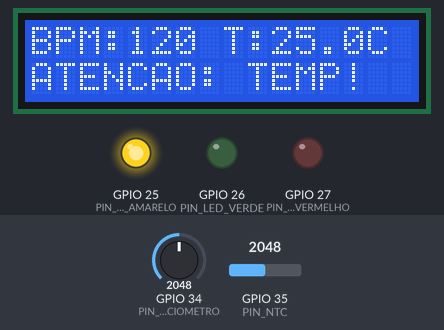
The sketch below on a simulated ESP32. Parts: 16×2 character LCD, output pins drawn as LEDs (lit = HIGH). The test bench sets the inputs (shaded band); at power-on: GPIO 34 (PIN_POTENCIOMETRO) = 2048, GPIO 35 (PIN_NTC) = 2048. WiFi joins after 1.5 s; servers stay silent unless stated; no MQTT or app messages arrive unless stated; what the sketch prints to the serial monitor is not drawn.

Above: at 8.9 s.
9.0 s: GPIO 34 (PIN_POTENCIOMETRO) set to 2110
At 12.1 s:
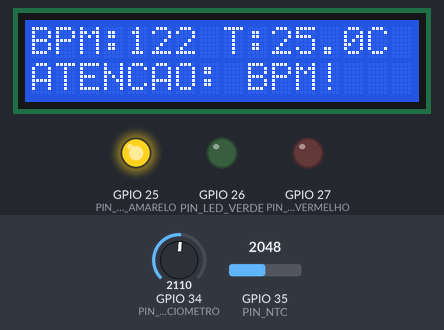
12.6 s: GPIO 35 (PIN_NTC) set to 1550
At 14.3 s:
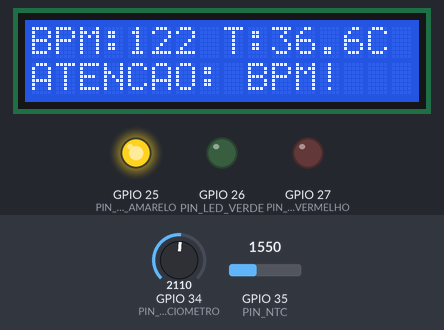
19.9 s: GPIO 35 (PIN_NTC) set to 1433
At 20.8 s:
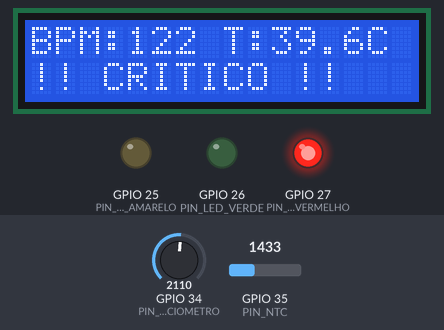
23.5 s: GPIO 34 (PIN_POTENCIOMETRO) set to 2047
At 27.3 s:
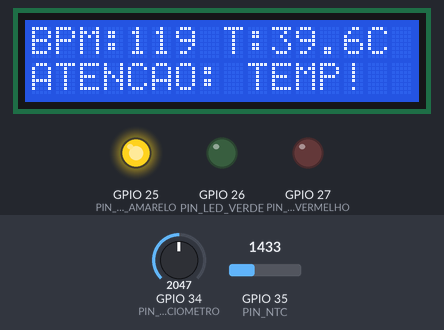
27.6 s: GPIO 35 (PIN_NTC) set to 1228
At 29.6 s:
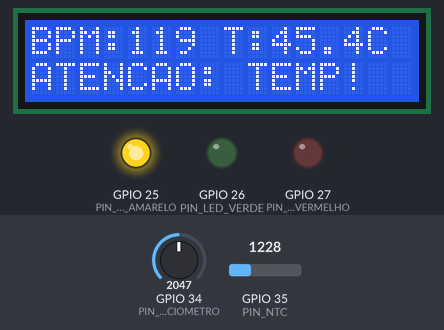
31.2 s: GPIO 34 (PIN_POTENCIOMETRO) set to 1228
At 32.9 s:
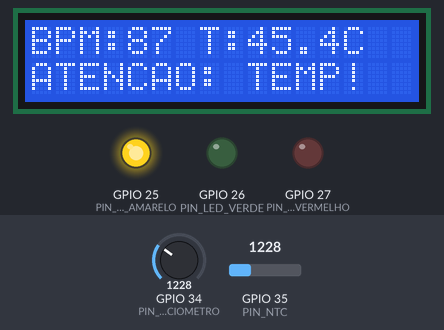
Timing chart, 0 to 34.4 s (numbered marks = the images above; inputs shaded):
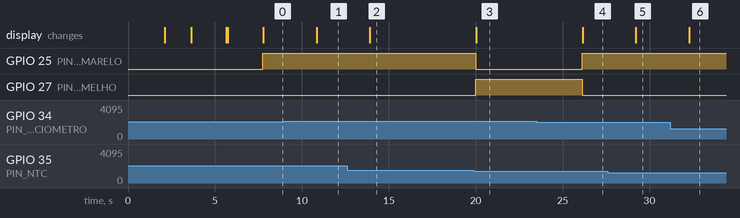

The sketch:

sketch.ino
```cpp
// =============================================
// VitaOrbit
// Monitor de Sinais Vitais de Astronautas
// =============================================

#include <Wire.h>
#include <LiquidCrystal_I2C.h>
#include <WiFi.h>
#include <PubSubClient.h>
#include <math.h>

// --- LCD ---
LiquidCrystal_I2C lcd(0x27, 16, 2);

// --- Wi-Fi ---
const char* ssid     = "Wokwi-GUEST";
const char* password = "";

// --- MQTT ---
const char* mqttServer = "broker.hivemq.com";
const int   mqttPort   = 1883;
const char* mqttClient = "OrbitalHealthESP32";

WiFiClient   espClient;
PubSubClient mqtt(espClient);


#define PIN_POTENCIOMETRO 34
#define PIN_NTC           35
#define PIN_LED_VERDE     26
#define PIN_LED_AMARELO   25
#define PIN_LED_VERMELHO  27


int   batimento   = 0;
float temperatura = 0.0;
long  uptime      = 0;

// =============================================
// LEITURA DO POTENCIÔMETRO → BATIMENTO (BPM)
// =============================================
int lerBatimento() {
    int leitura = analogRead(PIN_POTENCIOMETRO);
    int bpm = map(leitura, 0, 4095, 40, 200);
    return bpm;
}

// =============================================
// LEITURA DO NTC → TEMPERATURA (°C)
// =============================================

float lerTemperatura() {

    const float BETA = 3950.0;
    const float SERIES_RESISTOR = 10000.0;

    int leitura = analogRead(PIN_NTC);

    Serial.print("ADC NTC: ");
    Serial.println(leitura);

    if (leitura <= 0 || leitura >= 4095) {
        return 25.0;
    }

    float resistencia = SERIES_RESISTOR /
                        ((4095.0 / leitura) - 1.0);

    float temperaturaK =
        1.0 / (log(resistencia / 10000.0) / BETA +
               1.0 / 298.15);

    float temperaturaC = temperaturaK - 273.15;

    Serial.print("Temperatura calculada: ");
    Serial.println(temperaturaC);

    return temperaturaC;
}

// =============================================
// VERIFICA STATUS DA PESSOA MONITORADA
// =============================================
String verificarStatus(int bpm, float temp) {
    if ((bpm > 120 || bpm < 40) && temp > 38.5) {
        return "CRITICO";
    }
    if (bpm > 120 || bpm < 40) {
        return "ATENCAO_BPM";
    }
    if (temp > 38.5 || temp < 36.6) {
        return "ATENCAO_TEMP";
    }
    return "NORMAL";
}

// =============================================
// ATUALIZA O LCD
// =============================================
void atualizarLCD(int bpm, float temp, String status) {
    lcd.clear();

    lcd.setCursor(0, 0);
    lcd.print("BPM:");
    lcd.print(bpm);
    lcd.print(" T:");
    lcd.print(temp, 1);
    lcd.print("C");

    lcd.setCursor(0, 1);
    if (status == "CRITICO") {
        lcd.print("!! CRITICO !!");
    } else if (status == "ATENCAO_BPM") {
        lcd.print("ATENCAO: BPM!");
    } else if (status == "ATENCAO_TEMP") {
        lcd.print("ATENCAO: TEMP!");
    } else {
        lcd.print("Status: NORMAL");
    }
}

// =============================================
// CONTROLA OS LEDs
// =============================================
void controlarLEDs(String status) {
    // Apaga todos primeiro
    digitalWrite(PIN_LED_VERDE,    LOW);
    digitalWrite(PIN_LED_AMARELO,  LOW);
    digitalWrite(PIN_LED_VERMELHO, LOW);

    if (status == "CRITICO") {
        digitalWrite(PIN_LED_VERMELHO, HIGH);
    } else if (status == "ATENCAO_BPM" || status == "ATENCAO_TEMP") {
        digitalWrite(PIN_LED_AMARELO,  HIGH);
    } else {
        digitalWrite(PIN_LED_VERDE,    HIGH);
    }
}

// =============================================
// CONECTA WI-FI
// =============================================
void conectarWiFi() {
    WiFi.begin(ssid, password);

    lcd.clear();
    lcd.setCursor(0, 0);
    lcd.print("Conectando WiFi");

    int tentativas = 0;
    while (WiFi.status() != WL_CONNECTED && tentativas < 20) {
        delay(500);
        Serial.print(".");
        tentativas++;
    }

    if (WiFi.status() == WL_CONNECTED) {
        Serial.println("\nWi-Fi conectado!");
        Serial.print("IP: ");
        Serial.println(WiFi.localIP());

        lcd.clear();
        lcd.setCursor(0, 0);
        lcd.print("WiFi conectado!");
        lcd.setCursor(0, 1);
        lcd.print(WiFi.localIP());
        delay(2000);
    } else {
        Serial.println("\nFalha no Wi-Fi!");
        lcd.clear();
        lcd.setCursor(0, 0);
        lcd.print("Falha no WiFi!");
        delay(2000);
    }
}

// =============================================
// CONECTA MQTT
// =============================================
void conectarMQTT() {
    mqtt.setServer(mqttServer, mqttPort);

    while (!mqtt.connected()) {
        Serial.print("Conectando MQTT...");

        lcd.clear();
        lcd.setCursor(0, 0);
        lcd.print("Conectando MQTT");

        if (mqtt.connect(mqttClient)) {
            Serial.println("MQTT conectado!");

            lcd.clear();
            lcd.setCursor(0, 0);
            lcd.print("MQTT conectado!");
            delay(2000);
        } else {
            Serial.print("Falha MQTT: ");
            Serial.println(mqtt.state());
            delay(3000);
        }
    }
}

// =============================================
// PUBLICA NOS TÓPICOS MQTT
// =============================================
void publicarMQTT(int bpm, float temp, String status) {
    if (!mqtt.connected()) {
        conectarMQTT();
    }

    char payload[200];

    snprintf(payload, sizeof(payload),
        "{\"batimento\":%d,\"temperatura\":%.1f,\"status\":\"%s\",\"astronauta\":\"VitaOrbit\"}",
        bpm, temp, status.c_str()
    );
    mqtt.publish("orbital/sinais", payload);
    Serial.print("orbital/sinais → ");
    Serial.println(payload);

    if (status == "CRITICO" || status == "ATENCAO_BPM" || status == "ATENCAO_TEMP") {
        if (bpm > 120) {
            snprintf(payload, sizeof(payload),
                "{\"tipo\":\"%s\",\"mensagem\":\"Batimento alto: %dbpm\",\"temperatura\":%.1f}",
                status.c_str(), bpm, temp
            );
        } else if (bpm < 40) {
            snprintf(payload, sizeof(payload),
                "{\"tipo\":\"%s\",\"mensagem\":\"Batimento baixo: %dbpm\",\"temperatura\":%.1f}",
                status.c_str(), bpm, temp
            );
        } else {
            snprintf(payload, sizeof(payload),
                "{\"tipo\":\"%s\",\"mensagem\":\"Febre detectada: %.1fC\",\"temperatura\":%.1f}",
                status.c_str(), temp, temp
            );
        }
        mqtt.publish("orbital/alertas", payload);
        Serial.print("orbital/alertas → ");
        Serial.println(payload);
    }

    uptime = millis() / 1000;
    snprintf(payload, sizeof(payload),
        "{\"dispositivo\":\"ESP32\",\"missao\":\"Artemis VII\",\"uptime_seg\":%ld}",
        uptime
    );
    mqtt.publish("orbital/status", payload);
    Serial.print("orbital/status → ");
    Serial.println(payload);
}

// =============================================
// SETUP
// =============================================
void setup() {
    Serial.begin(115200);

    pinMode(PIN_LED_VERDE,    OUTPUT);
    pinMode(PIN_LED_AMARELO,  OUTPUT);
    pinMode(PIN_LED_VERMELHO, OUTPUT);

    lcd.init();
    lcd.backlight();
    lcd.clear();
    lcd.setCursor(0, 0);
    lcd.print("Orbital Health");
    lcd.setCursor(0, 1);
    lcd.print("Monitor v1.0");
    delay(2000);

    conectarWiFi();
    conectarMQTT();

    Serial.println("Sistema iniciado!");
}

// =============================================
// LOOP
// =============================================
void loop() {
    mqtt.loop();

    batimento   = lerBatimento();
    temperatura = lerTemperatura();

    String status = verificarStatus(batimento, temperatura);

    atualizarLCD(batimento, temperatura, status);
    controlarLEDs(status);
    publicarMQTT(batimento, temperatura, status);

    Serial.println("================================");
    Serial.print("BPM: ");
    Serial.println(batimento);
    Serial.print("Temperatura: ");
    Serial.print(temperatura, 1);
    Serial.println("°C");
    Serial.print("Status: ");
    Serial.println(status);
    Serial.println("================================");

    delay(3000);
}
```

Measured:
- the behaviour switches between 2073 and 2074 on GPIO 34 (PIN_POTENCIOMETRO) (found by bisection; images 0 and 1)
- the behaviour switches between 1476 and 1475 on GPIO 35 (PIN_NTC) (found by bisection; images 2 and 3)
- after the input at 9.0 s, the display: changes after 1.8 s (image 1)
- after the input at 12.6 s, the display: changes after 1.3 s (image 2)
- after the input at 19.9 s, GPIO 25 (PIN_LED_AMARELO): HIGH → LOW after 0.10 s; GPIO 27 (PIN_LED_VERMELHO): LOW → HIGH after 0.10 s; the display: changes after 0.13 s (image 3)
- after the input at 23.5 s, GPIO 25 (PIN_LED_AMARELO): LOW → HIGH after 2.6 s; GPIO 27 (PIN_LED_VERMELHO): HIGH → LOW after 2.6 s; the display: changes after 2.7 s (image 4)
- after the input at 27.6 s, the display: changes after 1.6 s (image 5)
- after the input at 31.2 s, the display: changes after 1.1 s (image 6)
